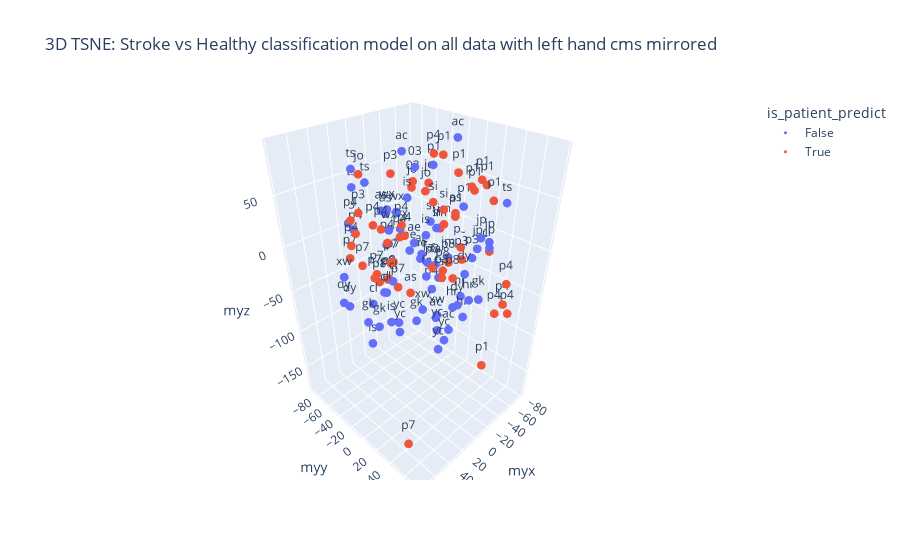

Notebook cell for this chart:
### Code cell
tsne_input = df_raw.iloc[:,:24].to_numpy()
data_tsne = TSNE(n_components=3, learning_rate='auto', init='random', perplexity=3).fit_transform(tsne_input)

data_tsne = pd.DataFrame(data_tsne, columns=['myx', 'myy', 'myz'])

data_tsne['is_patient_predict'] = knn.predict(df_raw.iloc[:,:24])
data_tsne['subject_ids'] = df_raw['subject_id'].to_numpy()

fig = px.scatter_3d(data_tsne, 
                    x='myx', y='myy', z='myz', 
                    color='is_patient_predict', 
                    text='subject_ids',
                    title='3D TSNE: Stroke vs Healthy classification model on all data with left hand cms mirrored'
)
fig.update_traces(marker=dict(size=3))
fig.show()

### Figure 1 — Plotly figure (JSON) as saved in the notebook; plotly's stock layout.template omitted (floating-point values rounded to 4 significant figures)
{"data": [{"hovertemplate": "is_patient_predict=False<br>myx=%{x}<br>myy=%{y}<br>myz=%{z}<br>subject_ids=%{text}<extra></extra>", "legendgroup": "False", "marker": {"color": "#636efa", "size": 3, "symbol": "circle"}, "mode": "markers+text", "name": "False", "scene": "scene", "showlegend": true, "text": ["fa", "fa", "fa", "fa", "xw", "xw", "xw", "xw", "ae", "ae", "ae", "ae", "hr", "hr", "hr", "hr", "as", "as", "p3", "cl", "cl", "cl", "cl", "ts", "ts", "ts", "ts", "p1", "dy", "dy", "dy", "dy", "p4", "im", "im", "si", "si", "gk", "gk", "gk", "gk", "p3", "p3", "jp", "jp", "jp", "jp", "wx", "wx", "wx", "wx", "03", "ac", "ac", "ac", "ac", "p1", "yc", "yc", "yc", "yc", "yc", "is", "is", "is", "is"], "type": "scatter3d", "x": [-8.536, -20.83, -18.92, -9.972, -27.77, 76.72, 12.9, 21.83, -34.25, -23.87, -40.38, -36.11, 0.5003, -0.9709, -8.521, -11.03, -13.1, -5.257, 11.26, 62.91, 47.75, 45.52, 55.72, 16.74, 23.81, 23.85, -61.14, -62.22, 56.06, 28.74, 38.09, 59.6, -15.32, -34.03, -47.01, -10.02, -17.17, 74.29, 76.57, 10.69, 54.77, -69.48, 5.662, -42.52, -34.36, -47.67, -51.27, 1.129, -0.5563, -5.81, 4.566, 5.545, -49.93, -13.59, -17.9, -13.56, -7.451, 29.81, 19.35, 26.01, 39.29, 45.96, 26.08, 40.14, 61.12, 44.45], "y": [1.239, -0.3053, 5.849, -1.493, -77.31, -9.302, 33.77, 24.91, -42.1, -38.01, -39.24, -33.25, 52.93, 39.8, 51.23, 39.92, -60.15, -57.24, -88.35, 8.115, 7.903, 13.88, 14.43, -51.35, -61.26, -60.17, 44.03, -3.937, -44.1, 73.56, 76.25, -30.2, 0.9605, 3.877, -19.18, 2.33, 3.062, 28.39, 17.57, 75.0, 50.19, 5.413, -88.04, 42.93, 36.5, 29.8, 37.59, -41.3, -30.58, -31.74, -35.7, -0.9914, -5.181, 25.88, 5.03, -36.16, 6.594, 51.55, 40.24, 54.54, 12.82, 20.95, -12.48, 26.06, 1.457, 49.04], "z": [-14.06, -22.2, -33.03, -30.95, -34.7, 5.32, -44.63, -38.52, -20.87, -23.66, -40.74, -30.94, -43.04, -40.35, -30.6, -33.28, 12.61, 19.35, 0.8605, -19.41, -15.78, -2.552, -8.271, 55.17, 49.94, 66.79, 41.66, 22.32, -49.69, 24.33, 2.485, -44.33, -47.01, -18.08, 0.09304, 27.65, 18.95, -25.07, -25.55, -7.296, -17.71, -33.45, -8.318, 10.39, 4.457, 7.343, -1.333, 28.05, 28.67, 9.488, 10.34, 79.24, 89.31, -82.15, -81.5, 78.86, 79.49, -62.87, -54.65, -52.98, -50.11, -52.17, -71.86, 72.76, -68.02, 52.99]}, {"hovertemplate": "is_patient_predict=True<br>myx=%{x}<br>myy=%{y}<br>myz=%{z}<br>subject_ids=%{text}<extra></extra>", "legendgroup": "True", "marker": {"color": "#EF553B", "size": 3, "symbol": "circle"}, "mode": "markers+text", "name": "True", "scene": "scene", "showlegend": true, "text": ["as", "as", "p3", "p1", "p4", "p4", "p4", "p4", "p4", "im", "im", "si", "si", "p8", "p8", "p1", "p1", "p1", "p4", "p4", "p4", "p4", "p4", "p8", "p8", "p8", "p8", "p8", "p8", "jo", "jo", "jo", "jo", "p3", "p3", "p3", "p3", "p7", "p7", "p7", "p7", "p7", "p7", "p7", "p7", "p4", "p4", "03", "p4", "p4", "p1", "p1", "p1", "p1", "p1"], "type": "scatter3d", "x": [-33.19, 3.193, -78.52, -68.11, -28.89, -28.66, -33.08, -32.59, -43.65, -28.08, -43.92, -18.09, -19.94, 2.883, -1.8, -48.39, -33.62, -30.62, 46.75, 43.24, 52.38, 44.7, 40.64, 21.23, 11.18, 11.77, 2.58, 5.714, 7.973, 41.96, -35.03, -44.07, -43.83, -74.08, 70.98, -21.5, -68.42, 29.27, 18.35, 2.877, 56.74, 31.25, 25.34, 11.48, 19.52, 53.58, 48.95, 6.927, 30.55, 23.46, -63.79, -56.59, -15.41, -51.43, -22.73], "y": [-46.95, 40.7, 19.07, 2.916, 73.03, 65.84, 76.41, 71.69, -26.64, -2.402, -11.68, -2.432, 8.373, -55.09, -45.8, 45.1, 40.96, 51.27, 3.329, -10.61, -27.47, 7.679, 18.12, 45.16, 48.1, 25.91, 29.61, -38.8, 40.05, -26.52, -28.15, -32.63, -55.25, -13.83, 8.109, -60.31, -6.885, -29.76, -39.78, -27.22, 41.12, -62.67, -52.02, -23.28, -17.82, -27.82, -26.8, -2.08, 12.6, 1.656, 13.59, 8.384, 9.756, -4.484, 20.14], "z": [-84.75, 53.0, -23.86, 38.73, -34.49, -48.44, -44.98, -15.27, 72.04, 12.59, 7.61, 41.47, 37.46, -56.96, -50.55, -141.0, 65.14, 55.84, 41.45, 38.62, 40.08, 30.33, 38.12, 4.146, 0.2611, 1.174, -4.56, -44.73, 10.53, 76.25, 38.65, 42.77, 31.72, -30.76, 65.15, 50.35, -40.04, -27.73, -33.11, -49.69, -178.1, -19.7, -25.9, -15.17, -10.39, 16.99, 27.02, 67.5, 33.24, 35.89, 53.31, 47.42, 86.47, 15.48, 72.66]}], "layout": {"legend": {"title": {"text": "is_patient_predict"}, "tracegroupgap": 0}, "scene": {"domain": {"x": [0, 1], "y": [0, 1]}, "xaxis": {"title": {"text": "myx"}}, "yaxis": {"title": {"text": "myy"}}, "zaxis": {"title": {"text": "myz"}}}, "title": {"text": "3D TSNE: Stroke vs Healthy classification model on all data with left hand cms mirrored"}}}
